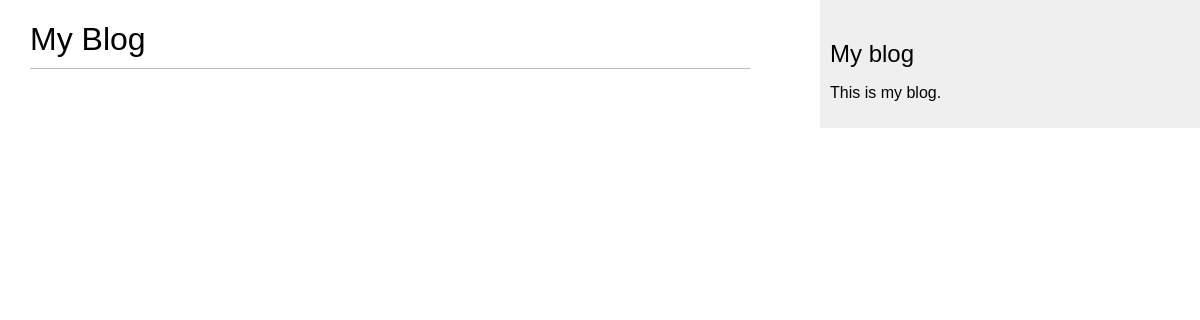
/blog/, run on an earlier commit of the app's database.
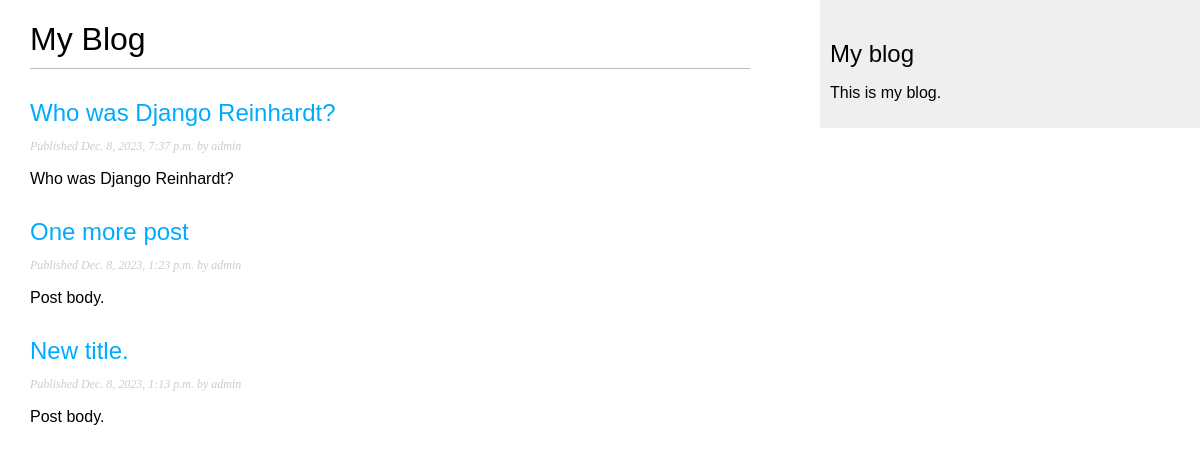
And on a later commit of the database.
### blog/models.py (models this page shows, shortened)
class Post(models.Model):
    class Status(models.TextChoices):
        DRAFT = 'DF', 'Draft'
        PUBLISHED = 'PB', 'Published'
    title = models.CharField(max_length=250)
    slug = models.SlugField(max_length=250)
    author = models.ForeignKey(User,
                               on_delete=models.CASCADE,
                               related_name='blog_posts')
    body = models.TextField()
    publish = models.DateTimeField(default=timezone.now)
    created = models.DateTimeField(auto_now_add=True)
    updated = models.DateTimeField(auto_now=True)
    status = models.CharField(max_length=2,
                              choices=Status.choices,
                              default=Status.DRAFT)
    objects = models.Manager()
    published = PublishedManager()
    class Meta:
        ordering = ['-publish']
        indexes = [
            models.Index(fields=['-publish']),
        ]

### blog/views.py (the view)
# urls.py: path('', views.post_list, name='post_list'),
def post_list(request):
    posts = Post.published.all()
    print(type(posts))
    return render(request,
                  'blog/post/list.html',
                  {'posts': posts})

### blog/models.py (called while the page is built)
    def get_queryset(self):
        return super().get_queryset().filter(status=Post.Status.PUBLISHED)

### blog/templates/blog/post/list.html (shortened to what this page needs)
{% extends "blog/base.html" %}
{% block content %}
    <h1>My Blog</h1>
    {% for post in posts %}
        <h2>
            <a href="{% url 'blog:post_detail' post.id %}">
                {{ post.title }}
            </a>
        </h2>
        <p class="date">
            Published {{ post.publish }} by {{ post.author }}
        </p>
        {{ post.body|truncatewords:30|linebreaks }}
    {% endfor %}
{% endblock %}

### blog/templates/blog/base.html (shortened to what this page needs)
{% load static %}
<!DOCTYPE html>
<html lang="en">
<head>
    <link href="{% static "css/blog.css" %}" rel="stylesheet">
</head>
<body>
    <div id="content">
        {% block content %}
        {% endblock %}
    </div>
<div id="sidebar">
    <h2>My blog</h2>
    <p>This is my blog.</p>
</div>
</body>
</html>

### blog/static/css/blog.css (style rules this page uses)
body { margin:0; padding:0; font-family:helvetica, sans-serif; }
a { color:#00abff; text-decoration:none; }
h1 { font-weight:normal; border-bottom:1px solid #bbb; padding:0 0 10px 0; }
h2 { font-weight:normal; margin:30px 0 0; }
#content { float:left; width:60%; padding:0 0 0 30px; }
#sidebar { float:right; width:30%; padding:10px; background:#efefef; height:100%; }
p.date { color:#ccc; font-family: georgia, serif; font-size: 12px; font-style: italic; }

What changed in the data, as far as the page shows it:
added Post: title "Who was Django Reinhardt?", publish "Dec. 8, 2023, 7:37 p.m.", author "admin", body "Who was Django Reinhardt?"
added Post: title "One more post", publish "Dec. 8, 2023, 1:23 p.m.", author "admin", body "Post body."
added Post: title "New title.", publish "Dec. 8, 2023, 1:13 p.m.", author "admin", body "Post body."
